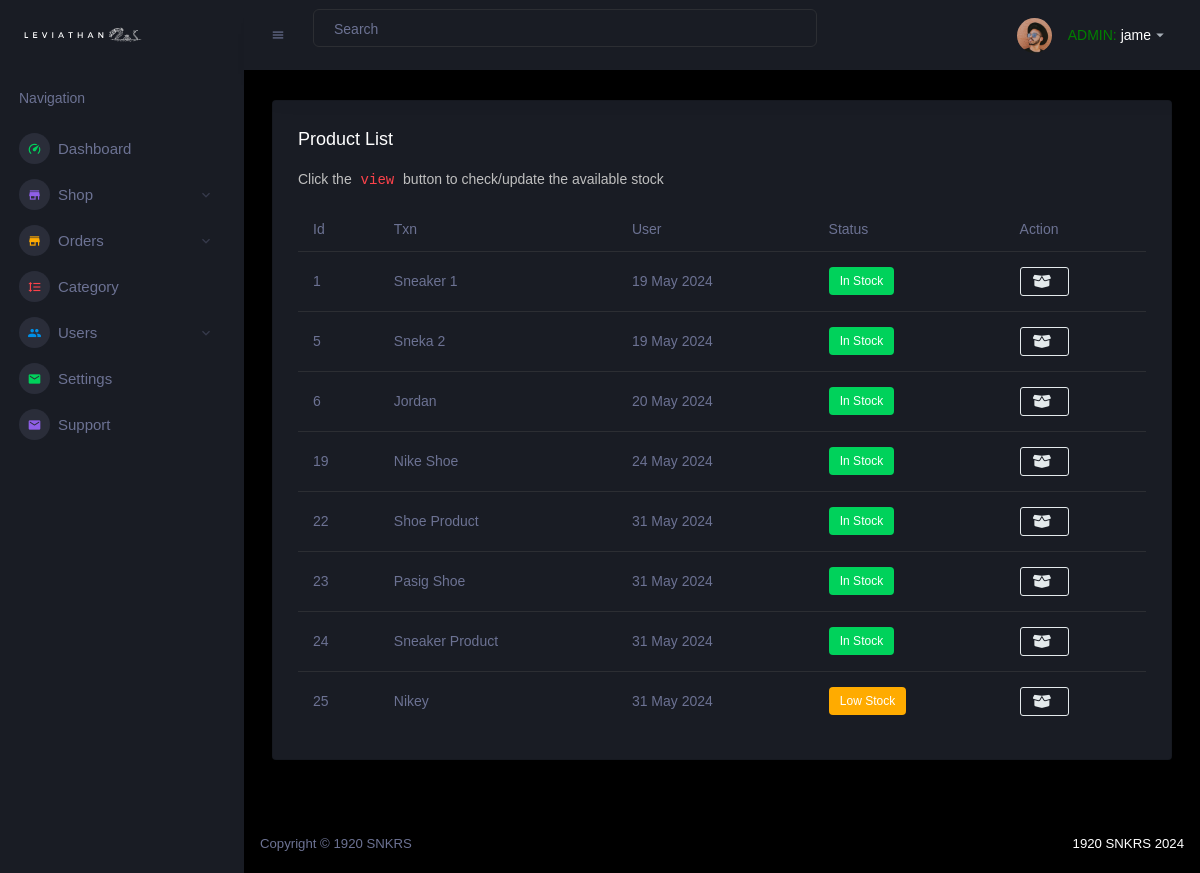
The app's page /admin/orders-pending.php (signed in), older data.
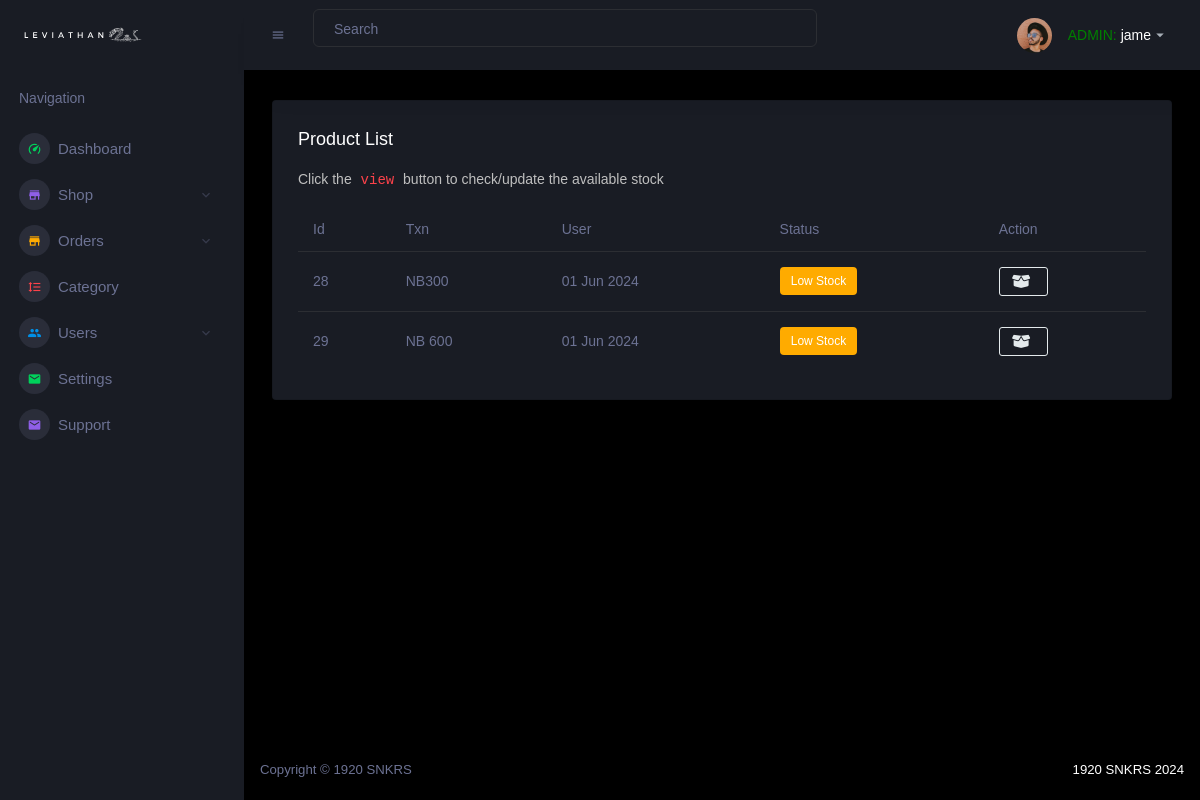
The same page, newer data.
### tables this page shows
CREATE TABLE `products` (
  `Product_id` int(11) NOT NULL,
  `prod_name` varchar(255) NOT NULL,
  `Description` text DEFAULT NULL,
  `Price` decimal(10,2) NOT NULL,
  `ImageURL` varchar(255) DEFAULT NULL,
  `CreatedAt` timestamp NOT NULL DEFAULT current_timestamp(),
  `sizes` varchar(255) DEFAULT NULL
);

### admin/orders-pending.php (the view, shortened to what this page needs)
<html lang="en">
<?php
require_once("../database/connection.php");
?>
</head>
<body>
    <div class="container-scroller">
        <?php include("sidebar.php"); ?>
        <div class="container-fluid page-body-wrapper">
            <?php include("navbar.php") ?>
            <div class="main-panel">
                <div class="content-wrapper">
                    <div class="row">
                        <div class="col-lg-12 grid-margin stretch-card">
                            <div class="card">
                                <div class="card-body">
                                    <h4 class="card-title">Product list</h4>
                                    <p class="card-description">Click the <code>view</code> button to check/update the available stock</p>
                                    <div class="table-responsive">
                                        <table id="productTable" class="table">
                                            <thead>
                                                <tr>
                                                    <th>Id</th>
                                                    <th>Txn</th>
                                                    <th>User</th>
                                                    <th>Status</th>
                                                    <th>Action</th>
                                                </tr>
                                            </thead>
                                            <tbody>
                                                <?php
                                                $query = "SELECT product_id, prod_name, createdAt FROM products";
                                                $result = mysqli_query($link, $query);
                                                while ($row = mysqli_fetch_assoc($result)) {
                                                    $productId = $row['product_id'];
                                                    $createdAt = date('d M Y', strtotime($row['createdAt']));
                                                    $statusQuery = "SELECT stock FROM product_inventory WHERE product_id = '$productId'";
                                                    $statusResult = mysqli_query($link, $statusQuery);
                                                    $stocks = [];
                                                    while ($statusRow = mysqli_fetch_assoc($statusResult)) {
                                                        $stocks[] = $statusRow['stock'];
                                                    }
                                                    if (empty($stocks) || array_sum($stocks) == 0) {
                                                        $status = '<label class="badge badge-danger">Out Of Stock</label>';
                                                    } elseif (min($stocks) < 3) {
                                                        $status = '<label class="badge badge-warning">Low Stock</label>';
                                                    } else {
                                                        $status = '<label class="badge badge-success">In Stock</label>';
                                                    }
                                                    echo "<tr>
                                                        <td>{$row['product_id']}</td>
                                                        <td>{$row['prod_name']}</td>
                                                        <td>{$createdAt}</td>
                                                        <td>{$status}</td>
                                                        <td><button type='button' data-product_id='{$row['product_id']}' class='view-inventory btn btn-outline-secondary btn-icon-text'><i class='fas fa-box-open'></i></button></td>
                                                    </tr>";
                                                }
                                                ?>
                                            </tbody>
                                        </table>
                                    </div>
                                </div>
                            </div>
                        </div>
                    </div>
                </div>
            </div>
        </div>
    </div>
</body>
</html>

Row changes from the older to the newer data that the page shows:
removed products: Product_id "1", prod_name "Sneaker 1", CreatedAt "19 May 2024", shows "In Stock"
removed products: Product_id "5", prod_name "Sneka 2", CreatedAt "19 May 2024", shows "In Stock"
removed products: Product_id "6", prod_name "Jordan", CreatedAt "20 May 2024", shows "In Stock"
removed products: Product_id "19", prod_name "Nike Shoe", CreatedAt "24 May 2024", shows "In Stock"
removed products: Product_id "22", prod_name "Shoe Product", CreatedAt "31 May 2024", shows "In Stock"
removed products: Product_id "23", prod_name "Pasig Shoe", CreatedAt "31 May 2024", shows "In Stock"
removed products: Product_id "24", prod_name "Sneaker Product", CreatedAt "31 May 2024", shows "In Stock"
removed products: Product_id "25", prod_name "Nikey", CreatedAt "31 May 2024", shows "Low Stock"
added products: Product_id "28", prod_name "NB300", CreatedAt "01 Jun 2024", shows "Low Stock"
added products: Product_id "29", prod_name "NB 600", CreatedAt "01 Jun 2024", shows "Low Stock"
